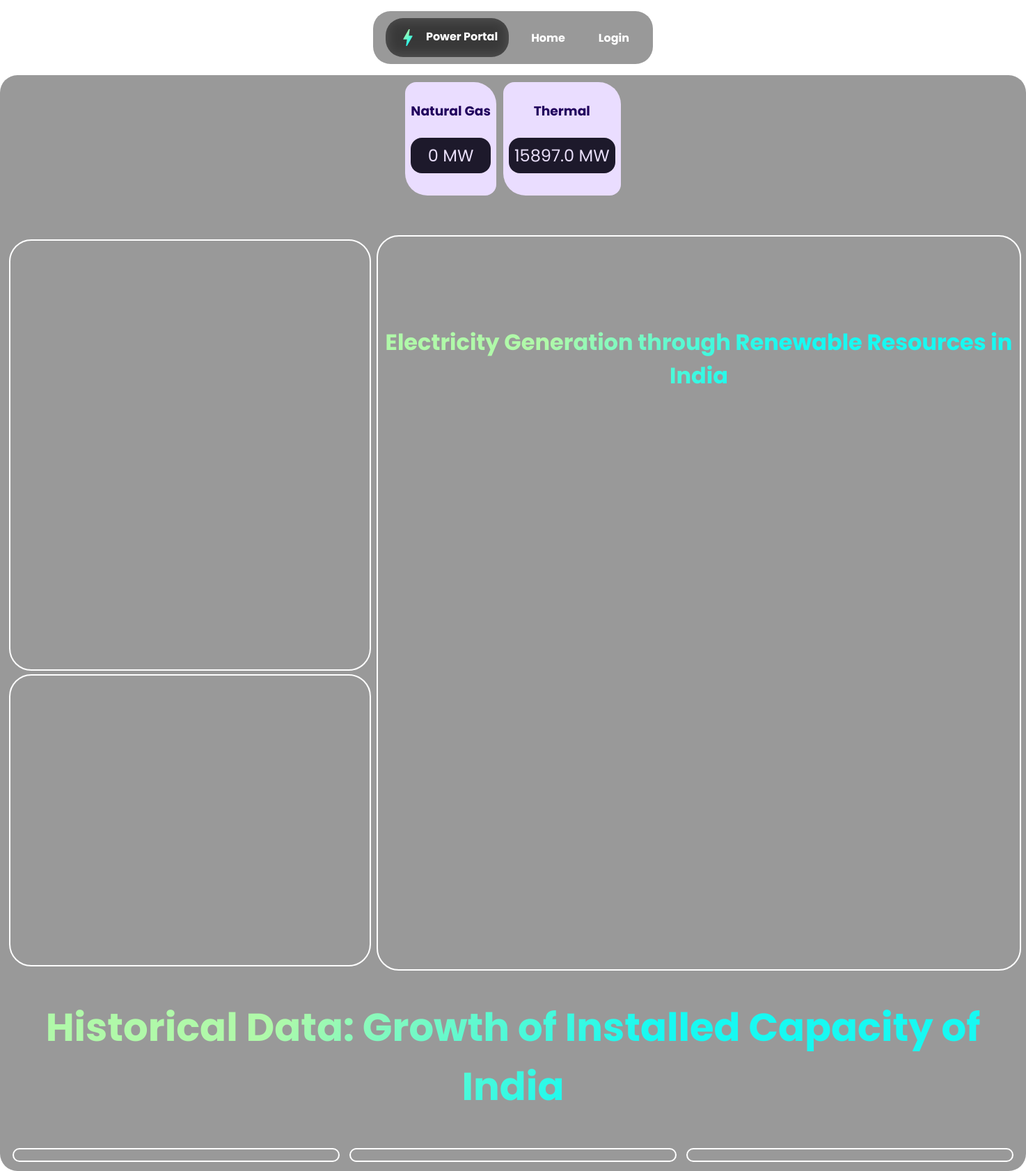
The app's page /, older data.
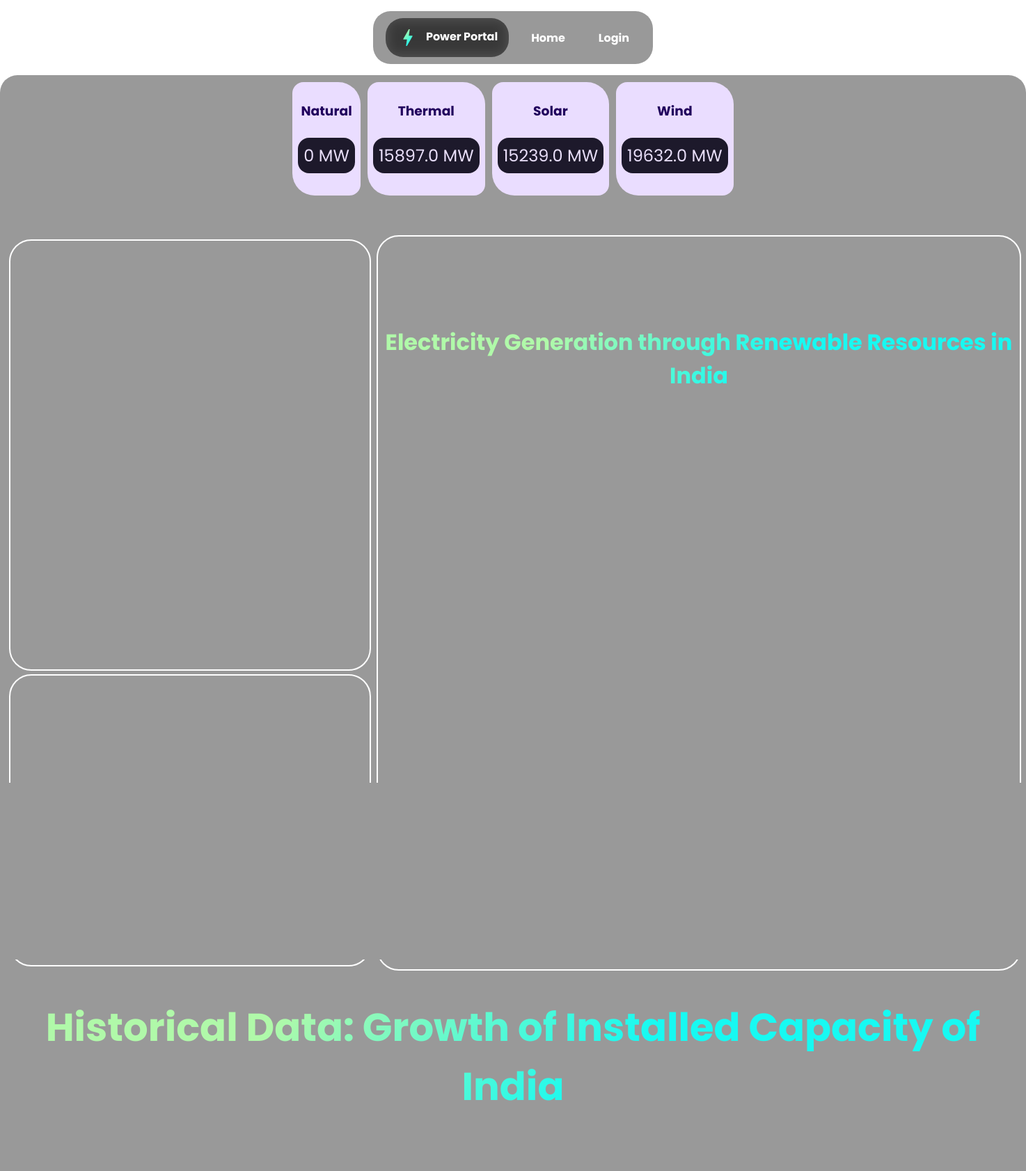
The same page, newer data.
### app.py (models this page shows)
class Resource(db.Model):
    __tablename__ = "resources"
    resource_id = db.Column(db.Integer, autoincrement = True, primary_key = True, unique = True, nullable = False)
    resource_type = db.Column(db.String, nullable = False, unique = True)
    resource_left = db.Column(db.Float, nullable = False)

### app.py (the view)
@app.route("/", methods = ["GET", "POST"])
def index():
    demand = db.session.execute(text("SELECT AVG(demand) FROM daily_demand")).first()[0]
    supply = db.session.execute(text("SELECT AVG(energy_generated) FROM daily_reading")).first()[0]
    source = [
        ["State_id", "State", "Capacity(MW)"],
        ['IN-AP', 'Andhra Pradesh'],
        ['IN-AR', 'Arunachal Pradesh'],
        ['IN-AS', 'Assam'],
        ['IN-BR', 'Bihar'],
        ['IN-CG', 'Chhattisgarh'],
        ['IN-GA', 'Goa'],
        ['IN-GJ', 'Gujarat'],
        ['IN-HR', 'Haryana'],
        ['IN-HP', 'Himachal Pradesh'],
        ['IN-JK', 'Jammu and Kashmir'],
        ['IN-JH', 'Jharkhand'],
        ['IN-KA', 'Karnataka'],
        ['IN-KL', 'Kerala'],
        ['IN-MP', 'Madhya Pradesh'],
        ['IN-MH', 'Maharashtra'],
        ['IN-MN', 'Manipur'],
        ['IN-ML', 'Meghalaya'],
        ['IN-MZ', 'Mizoram'],
        ['IN-NL', 'Nagaland'],
        ['IN-OD', 'Odisha'],
        ['IN-PB', 'Punjab'],
        ['IN-RJ', 'Rajasthan'],
        ['IN-SK', 'Sikkim'],
        ['IN-TN', 'Tamil Nadu'],
        ['IN-TS', 'Telangana'],
        ['IN-TR', 'Tripura'],
        ['IN-UK', 'Uttarakhand'],
        ['IN-UP', 'Uttar Pradesh'],
        ['IN-WB', 'West Bengal'],
        ['IN-AN', 'Andaman and Nicobar Islands'],
        ['IN-CH', 'Chandigarh'],
        ['IN-DN', 'Dadra and Nagar Haveli'],
        ['IN-DD', 'Daman and Diu'],
        ['IN-LD', 'Lakshadweep'],
        ['IN-DL', 'National Capital Territory of Delhi'],
        ['IN-PY', 'Puducherry']
    ]
    map_data = [["State_id", "State", "Capacity(MW)"]]
    for i in range(1, len(source)):
        query = f"""
        SELECT state_name
        FROM states
        WHERE state_name = '{(source[i])[1]}'
        """
        exists = (db.session.execute(text(query)).first())
        if(exists is not None):
            s_query = f"""
            SELECT SUM(dr.energy_generated)
            FROM daily_reading AS dr
            WHERE dr.plant_id IN (
                SELECT plant_id
                FROM plant
                WHERE org_id IN (
                    SELECT org_id
                    FROM organization
                    WHERE state_id IN (
                        SELECT state_id
                        FROM states
                        WHERE state_name = '{(source[i])[1]}'
                    )
                )
            )
            """
            se_data = (db.session.execute(text(s_query))).first()[0]
            if se_data is None:
                map_data.append([source[i][0], source[i][1], 0])
            else:
                map_data.append([source[i][0], source[i][1], se_data])
    resource_data = [["Type", "Capacity(MW)"]]
    resource_list = Resource.query.all()
    for resource in resource_list:
        query = f"""
        SELECT SUM(dr.energy_generated)
        FROM daily_reading AS dr
        WHERE dr.plant_id IN (
            SELECT plant_id
            FROM plant
            WHERE resource_id = {resource.resource_id}
        )
        """
        capacity = db.session.execute(text(query)).first()[0]
        if(capacity is None):
            resource_data.append([resource.resource_type, 0])
        else:
            resource_data.append([resource.resource_type, capacity])
    hydro_data = []
    for i in range(1947, 2022):
        hydro_data.append([i, random.randint(1, 100)])
    thermal_data = []
    for i in range(1947, 2022):
        thermal_data.append([i, random.randint(1, 100)])
    nuclear_data = []
    for i in range(1947, 2022):
        nuclear_data.append([i, random.randint(11, 100)])
    return render_template(
        "index.html",
        source = map_data,
        resource_data = resource_data,
        hydro_data = hydro_data,
        thermal_data = thermal_data,
        nuclear_data = nuclear_data,
        demand = demand,
        supply = supply
    )

### templates/index.html (shortened to what this page needs)
<!DOCTYPE html>
<html lang="en">
  <head>
    <link rel="stylesheet" type="text/css" href="../static/assets/index.css" />
  </head>
  <body>
    <nav>
      <ul class="menu-bar">
        <div class="logo">
          <a href="/"> <i class="material-icons">bolt</i>Power Portal </a>
        </div>
        <li><a href="/">Home</a></li>
        <li><a href="/login">Login</a></li>
      </ul>
    </nav>
    <div class="container">
      <div class="chip_list">
        {% for resource in resource_data %}
            {% if resource[0] != 'Type' %}
                <div class="chip_item">
                        <h3>{{resource[0]}}</h3>
                        <p>{{resource[1]}} MW</p>
                </div>
            {% endif %}
        {% endfor %}
      </div>
      <br />
      <br />
      <table>
        <tr>
          <td>
            <div id="resource_data" style="width: 500px; height: 600px"></div>
            <div id="daily_demand" style="width: 500px; height: 400px"></div>
          </td>
          <td class="res_dat">
            <h1 style="color: white; font-size: 32px">
              Electricity Generation through Renewable Resources in India
            </h1>
            <div
              id="regions_div"
              style="
                width: 700px;
                height: 700px;
                border-radius: 32px;
                display: block;
                margin-left: auto;
                margin-right: auto;
              "
            ></div>
          </td>
        </tr>
      </table>
      <div class="history">
        <h1 style="color: white; text-align: center">
          Historical Data: Growth of Installed Capacity of India
        </h1>
        <table style="margin-left: auto; margin-right: auto">
          <tr>
            <td>
              <div id="chart_div" style="width: 450px"></div>
            </td>
            <td>
              <div id="chart_div_1" style="width: 450px"></div>
            </td>
            <td>
              <div id="chart_div_2" style="width: 450px"></div>
            </td>
          </tr>
        </table>
      </div>
    </div>
  </body>
</html>

Row changes from the older to the newer data that the page shows:
changed Resource: resource_type "Natural Gas" → "Natural"
added Resource: resource_type "Solar", resource "15239.0"
added Resource: resource_type "Wind", resource "19632.0"
